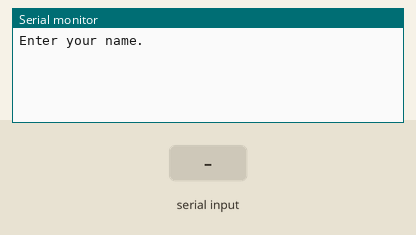
This sketch was run on a simulated Arduino Uno, built with avr-gcc and run on an emulated ATmega328P. Parts: the last lines printed to the serial monitor. The test bench sets the inputs (shaded band).

Above: at 1.2 s.
1.3 s: "1\n" received over Serial
At 2.5 s:
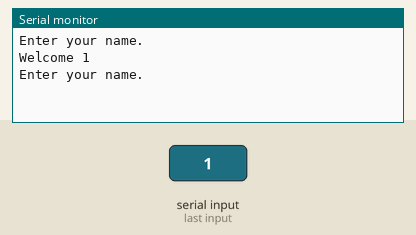
2.8 s: "0\n" received over Serial
At 3.8 s:
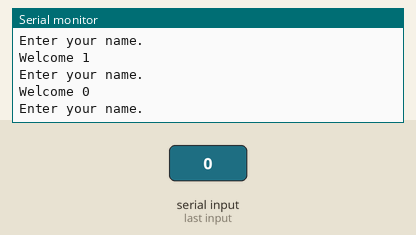
4.3 s: "2\n" received over Serial
At 5.0 s:
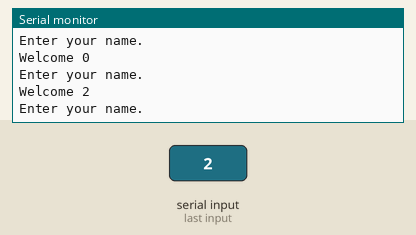

Measured:
- after the input at 1.3 s, the serial monitor: prints a new line at once (image 1)
- after the input at 2.8 s, the serial monitor: prints a new line at once (image 2)
- after the input at 4.3 s, the serial monitor: prints a new line at once (image 3)

The sketch:

Text_Input__Only_.ino
```cpp
void setup() {
  Serial.begin(9600);
  Serial.println("Enter your name.");
}

char rx_byte = 0;
String rx_str = "";

void loop() {
  if (Serial.available() > 0) {    // is a character available?
    rx_byte = Serial.read();       // get the character

    if (rx_byte != '\n') {
      // a character of the string was received
      rx_str += rx_byte;
    }
    else {
      // end of string
      Serial.print("Welcome ");
      Serial.println(rx_str);
      rx_str = "";                // clear the string for reuse
      Serial.println("");
      Serial.println("Enter your name.");
    }
  } // end: if (Serial.available() > 0)
}
```
